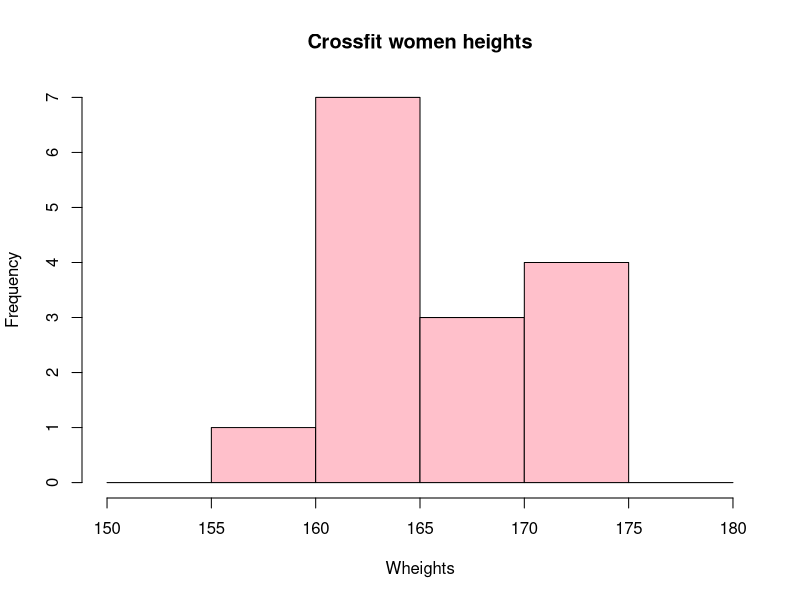
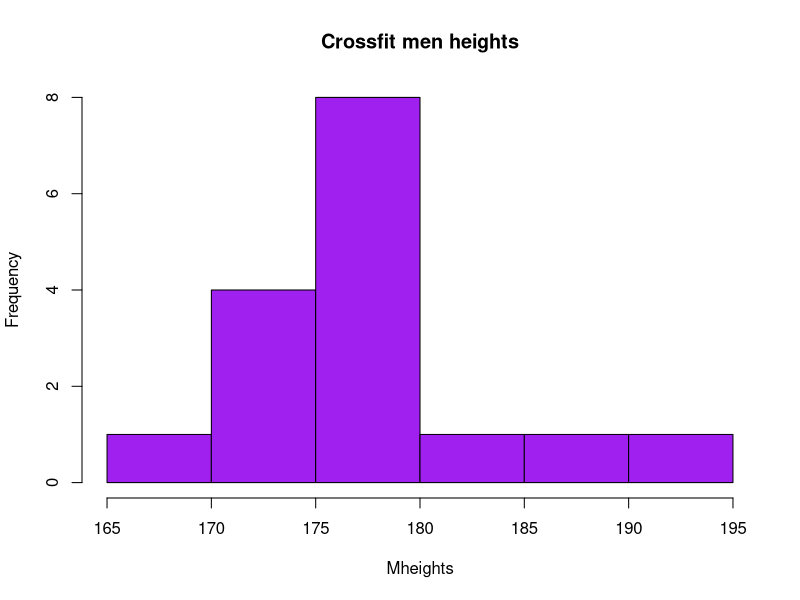
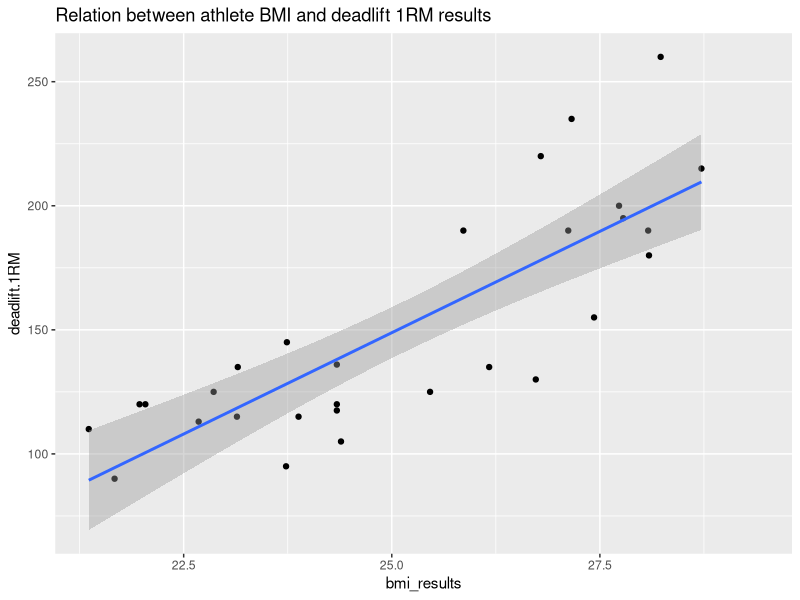
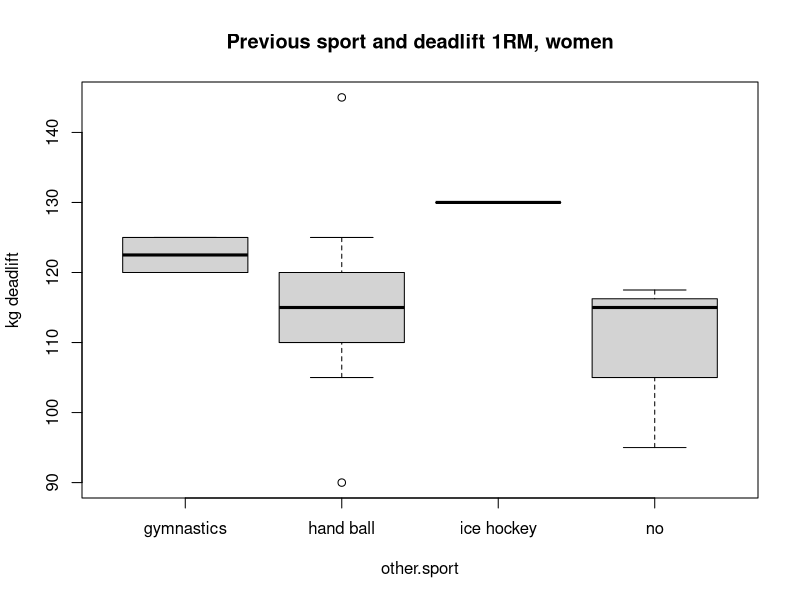
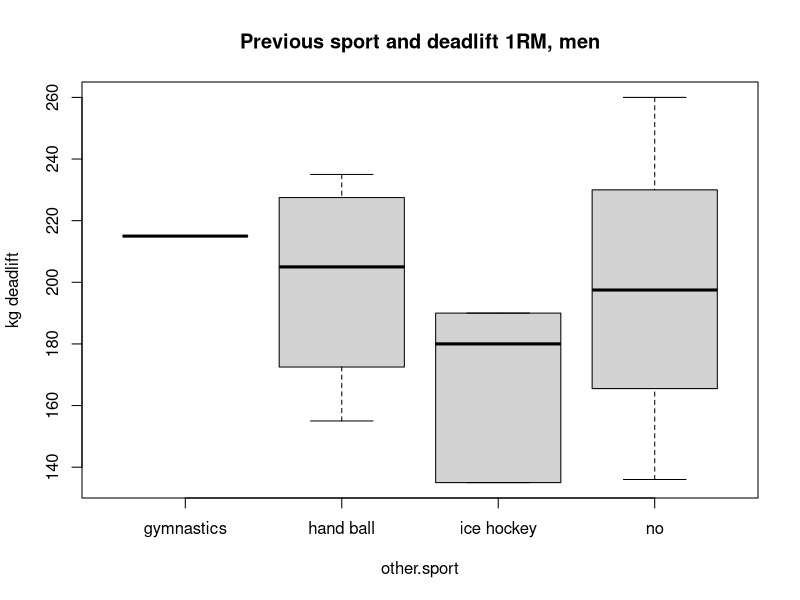

The R source for these figures, in order:

#Problem 1

#I have a table with info about crossfit athletes and would like to find out more about the relationship between the variables
crossfit <-read.csv(file="athletes.csv")
crossfit
str(crossfit)

#Correct error in column other sport, row 12 and check that it is correct
crossfit[12,5] <-"no"
crossfit
crossfit$other.sport <-factor(crossfit$other.sport)
summary(crossfit$other.sport)
#***********************************

#Sort table according to deadlift Max -> Min
Sorted_DL<-sort(crossfit$deadlift.1RM, decreasing=TRUE)
Sorted_DL
Ordered_DL <-order(crossfit$deadlift.1RM, decreasing = TRUE)
Ordered_DL

crossfit <-crossfit[Ordered_DL,]
crossfit
#***********************************
#Average value for age, height, weight separate for sexes
Cwomen <- subset(crossfit,sex=="woman")
CwomanAHW_mean <- apply(Cwomen[,2:4],2,mean)
round(CwomanAHW_mean, digits=2)

Cmen <- subset(crossfit,sex=="man")
CmanAHW_mean <- apply(Cmen[,2:4],2,mean)
round(CmanAHW_mean, digits =2)
#***********************************
#Are crossfit women generally shorter than crossfit men?
#We know that height in general is normally distrubuted. We could, however, also use the shapiro.test to test this.
#Assume confidence level 90 %

Wheights <-Cwomen[,"height"]
Wheights

hist(Wheights, col="pink",breaks = seq(150,180, by=5),main="Crossfit women heights")
shapiro.test(Wheights) 

Mheights <-Cmen[,"height"]
Mheights

hist(Mheights, col="purple",main="Crossfit men heights")
shapiro.test(Mheights) 

#Both shapiro.tests p values are larger than 0.1 -> we cannot reject the hypothesis that they are normally distributed

t.test(Wheights,Mheights, alternativ="less")
#Whith a p value below 0.05, we can say reject the hypothesis that crossfit males are of same or smaller height than crossfit women

#***********************************
#Overview on how different values correlate with each other
#Except exkcluding non numerical values, I also exclude "Isabel" due to the vast ampunt of NA:s

?cor

corey <- cor(crossfit[c(-1,-5,-7)],use="na.or.complete")
corey
#height correlates with weight and both weight and length correlate with deadlift 1RM
#***********************************

#How strongly does BMI correlate with how much an athlete can take in deadlift?
#We start by counting BMI

bmi <- function(we,he){
  result<- round((we/((he/100)*(he/100))),digits=2)
}

bmi_results <- bmi(crossfit$weight,crossfit$height)

bmi_results

crossfit <- cbind(crossfit,bmi_results)
crossfit

coreyBMI <-cor(crossfit$deadlift.1RM, crossfit$bmi_results,use="na.or.complete")
coreyBMI
#The BMI correlation with deadlift seems to be a bit weaker than the one for weight and deadlift
#but a bit stronger than for height and deadlift

#install.packages("ggplot2")
library(ggplot2)
ggplot(crossfit, aes(x=bmi_results,y=deadlift.1RM)) +geom_point()+stat_smooth(method=lm)+
ggtitle("Relation between athlete BMI and deadlift 1RM results")
#**********************************

#Could the sport the athlete has done before affect how much she/he can take in deadlift?
#women
sport_deadlift_woman <- Cwomen[,5:6]
sport_deadlift_woman 
sport_deadlift_woman$other.sport <- as.factor(sport_deadlift_woman$other.sport)
summary(sport_deadlift_woman$other.sport)

summary(sport_deadlift_woman)

plot(sport_deadlift_woman, main="Previous sport and deadlift 1RM, women",ylab="kg deadlift")
text(sport_deadlift_woman$other.sport,labels=names(sport_deadlift_woman$other.sport))


#men
sport_deadlift_man <- Cmen[,5:6]
sport_deadlift_man
plot(sport_deadlift_man, main="Previous sport and deadlift 1RM, men",ylab="kg deadlift")

#A look at the vizualisations tells us it would be difficult to draw any conslusions about possible relationship based on our sample



